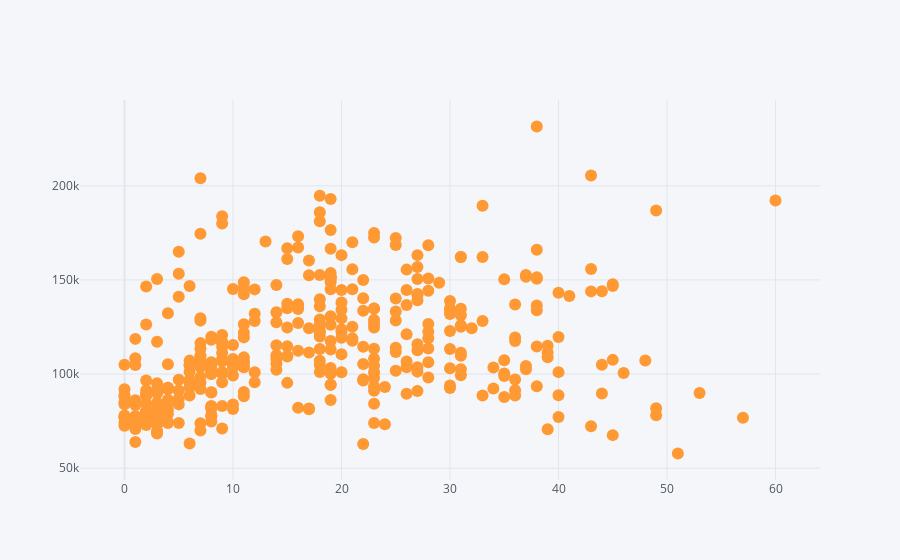

The notebook cell saved with this chart:
### Markdown cell above
The bar graph above shows the simple relationship between the salary of the professors and the amount of people with the same salary. As you can see the majority of the professor's salary fall around 80k to 110k.

### Code cell
df.iplot(kind='scatter', x='yrs.service', y='salary', mode='markers')

### Figure 1 — Plotly figure (JSON) as saved in the notebook; plotly's stock layout.template omitted (floating-point values rounded to 4 significant figures; data arrays with more than 128 entries replaced by an {"elided": "..."} marker saying what was removed)
{"data": [{"line": {"color": "rgba(255, 153, 51, 1.0)", "dash": "solid", "shape": "linear", "width": 1.3}, "marker": {"size": 12, "symbol": "circle"}, "mode": "markers", "name": "salary", "text": "", "type": "scatter", "x": {"elided": "397 int values"}, "y": {"elided": "397 int values"}}], "layout": {"legend": {"bgcolor": "#F5F6F9", "font": {"color": "#4D5663"}}, "paper_bgcolor": "#F5F6F9", "plot_bgcolor": "#F5F6F9", "title": {"font": {"color": "#4D5663"}}, "xaxis": {"gridcolor": "#E1E5ED", "showgrid": true, "tickfont": {"color": "#4D5663"}, "title": {"font": {"color": "#4D5663"}, "text": ""}, "zerolinecolor": "#E1E5ED"}, "yaxis": {"gridcolor": "#E1E5ED", "showgrid": true, "tickfont": {"color": "#4D5663"}, "title": {"font": {"color": "#4D5663"}, "text": ""}, "zerolinecolor": "#E1E5ED"}}}
